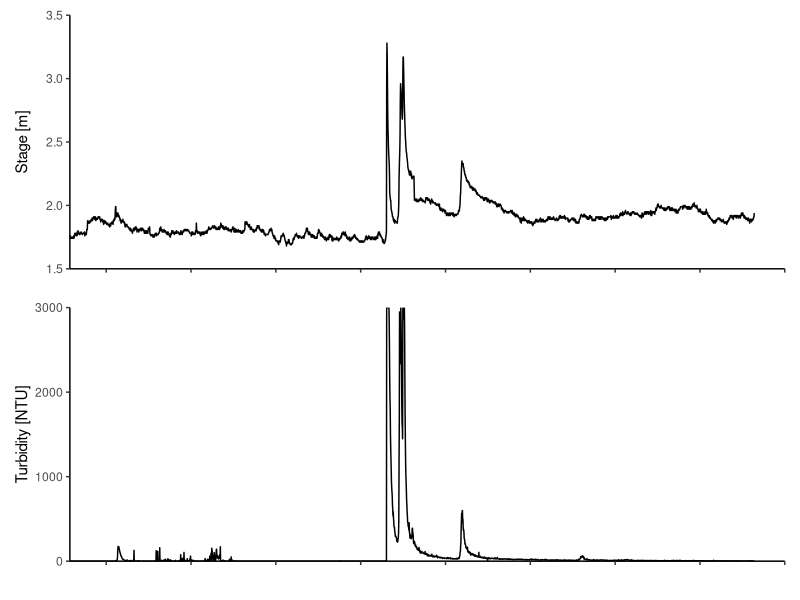

Source code (R): (Note: this script raises an error after producing the figure.)
###############################################
##
## Script name: 1_WQ_Data.R
##
## Goal: Visualize WQ time-series during the "first flush".
##
## Note: See https://github.com/RMBond/ScottCreek-WY21_CZUFire_Poster for project information.
##
###############################################

#Load packages
library(ggplot2)
library(dplyr)
library(lubridate)
library(patchwork)
library(xts)

#1. Read in the data ####

# wq.dat <- read.csv("Data/Scott_Creek_Weir_Hydrolab_20210303.csv", sep = ",", header = T) #Initial water qualiy test dataset.

wq.dat <- read.csv("Data/Scott_Creek_Weir_Hydrolab_20210413.csv", sep = ",", header = T) #Minor QC water qualiy dataset. 2729 obs 56 var.

#2. Do some data wrangling ####

wq <- wq.dat %>% #Start formatting columns into r "tidy" structure.
  mutate(Date = mdy(Date)) %>% #R sees dates as Year-Month-Day this tells it where to get that info from the date column.
  mutate(Time = hms(Time)) %>% # Tells r this column is Hours:Min:Sec
  mutate(TS = as.POSIXct(Date + Time)) %>% #making a new column with timestamp by combining Date and Time
  select(Date, TS, Temp_C, TurbSC_NTU, Dep100_m, pH, Sal_ppt, LDO_mg_l)#pair down dataset to what we need


#Check the data structure
#Note: Date = format Date and TS = format POSIXct (time series). Everything else should be numbers.

str(wq)

#3. Make individual plots ####

#Set data limits - This will help cut the time series to the dates we want to look at.
limits = as.POSIXct(c("2021-01-01 00:00:00", "2021-03-01 00:00:00"))


#* Water Depth Plot ####

depth.plot <- ggplot(wq, aes(x = TS, y = Dep100_m)) +
  geom_line() +
  scale_x_datetime(name = "",
                   date_breaks = "1 week", date_labels = ("%b %d"),
                   limits = limits, expand = c(0,0)) +
  scale_y_continuous(name = "Stage [m]", limits = c(1.5, 3.5), expand = c(0,0)) +
  theme_classic() +
  theme(axis.text.x = element_blank())


#* Turbidity Plot ####

turb.plot <- ggplot(wq, aes(x = TS, y = TurbSC_NTU)) +
  geom_line() +
  scale_x_datetime(name = "",
                   date_breaks = "1 week", date_labels = ("%b %d"),
                   limits = limits, expand = c(0,0)) +
  scale_y_continuous(name = "Turbidity [NTU]", limits = c(0, 3000), expand = c(0,0)) +
  theme_classic() +
  theme(axis.text.x = element_blank())

#* pH Plot ####

pH.plot <- ggplot(wq, aes(x = TS, y = pH)) +
  geom_line() +
  scale_x_datetime(name = "",
                   date_breaks = "1 week", date_labels = ("%b %d"),
                   limits = limits, expand = c(0,0)) +
  scale_y_continuous(name = "pH", limits = c(7, 8)) +
  theme_classic()

#* DO Plot ####

do.plot <- ggplot(wq, aes(x = TS, y = LDO_mg_l)) +
  geom_line() +
  scale_x_datetime(name = "",
                   date_breaks = "1 week", date_labels = ("%b %d"),
                   limits = limits, expand = c(0,0)) +
  scale_y_continuous(name = "DO [mg/L]", limits = c(8.5, 12.1)) +
  theme_classic()

#* Temperature Plot ####

temp.plot <- ggplot(wq, aes(x = TS, y = Temp_C)) +
  geom_line() +
  scale_x_datetime(name = "",
                   date_breaks = "1 week", date_labels = ("%b %d"),
                   limits = limits, expand = c(0,0)) +
  scale_y_continuous(name = "Temperature [*C]", limits = c(6.5, 25.5)) +
  theme_classic()

#* Salinity Plot ####
# NOTE: not much to see since its freshwater the whole time.

# sal.plot <- ggplot(wq, aes(x = TS, y = Sal_ppt)) +
#   geom_line() +
#   scale_x_datetime(name = "",
#                    date_breaks = "1 week", date_labels = ("%b %d"),
#                    limits = limits, expand = c(0,0)) +
#   scale_y_continuous(name = "Salinity [ppt]", limits = c(8.5, 12.1)) +
# theme_classic()


#4. Milti-plot output####

#Using the "Patchwork" package to pull individual plots together into one multi-plot
#Note te notation below only works with patchwork. 

# depth.plot / turb.plot / pH.plot / do.plot / temp.plot

depth.plot / turb.plot 

#Save the output
#Note: its a good practice to keep the ggsave function "commented out" so you do not override preivious files.

# ggsave("Figures/WQ_20210413_6x4.jpg", width = 6, height = 4, units = "in", dpi = 650, device = "jpg")


#4. pH Daily summary####

ph.dat <- read.csv("Data/pH_20210413.csv", sep = ",", header = T) #pH dataset only


ph <- ph.dat %>% #Start formatting columns into r "tidy" structure.
  mutate(Date = mdy(Date)) %>% #R sees dates as Year-Month-Day this tells it where to get that info from the date column.
  mutate(Time = hms(Time)) %>% # Tells r this column is Hours:Min:Sec
  mutate(TS = as.POSIXct(Date + Time)) %>%  #making a new column with timestamp by combining Date and Time
  select(Date, TS, pH)

str(ph)

#Calculate the daily pH statistics using the eXtensible Time Series package
library(xts) # package helps with time-based data classes.

ph.xts <- as.xts(ph[,3], order.by = as.Date(ph[,2], format = '%Y-%m-%d %H:%M')) #creates an xts object

# Daily Stats
d.mean <- apply.daily(ph.xts, mean) # Daily mean
d.mean.out <- mean(apply.daily(ph.xts, mean)) 
d.min <- apply.daily(ph.xts, min) # Daily min
d.min.out <- min(apply.daily(ph.xts, min))
d.max <- apply.daily(ph.xts, max) # Daily max
d.max.out <- max(apply.daily(ph.xts, max))

ph.summary <- bind_cols(
                        fortify(d.mean), #Note:Fortify is from the ggplot 2 package and makes the xts object into a df
                        fortify(d.max),
                        fortify(d.min)) %>%
             mutate(Date = Index...1) %>% 
             select(-Index...1, -Index...3, -Index...5)

str(ph.summary)


pH.daily.plot <- ggplot(ph.summary, aes(x = Date, y = d.mean)) +
  geom_line() +
  scale_x_datetime(name = "",
                   date_breaks = "1 week", date_labels = ("%b %d"),
                   limits = limits, expand = c(0,0)) +
  scale_y_continuous(name = "pH", limits = c(7.2, 8), expand = c(0,0)) +
  theme_classic()

depth.plot / turb.plot / pH.daily.plot

# ggsave("Figures/WQ_20210413_B_6x6.jpg", width = 6, height = 6, units = "in", dpi = 650, device = "jpg")

#5. Precipitation Bar graph####

precip.dat <- read.csv("Data/Precip_20210414.csv", sep = ",", header = T) #Daily precipitation dataset. 60 obs 2 var

precip <- precip.dat %>% 
  mutate(Date = mdy(Date)) %>% 
  mutate(Date2 = as.POSIXct(Date)) %>% 
  mutate(rain_cm = Inches * 2.54)

str(precip)

#bar graph
precip.daily.plot <- ggplot(precip, aes(x = Date2, y = rain_cm)) +
  geom_col(fill = "black") +
  scale_x_datetime(name = "",
                   date_breaks = "1 week", date_labels = ("%b %d"),
                   limits = limits, expand = c(0,0)) +
  scale_y_continuous(name = "Precipitation [cm]", limits = c(0, 8), expand = c(0,0)) +
  theme_classic() +
  theme() +
  theme(axis.text.x = element_blank())


precip.daily.plot / depth.plot / turb.plot / pH.daily.plot

# ggsave("Figures/WQ_20210413_C_6x7.jpg", width = 6, height = 7, units = "in", dpi = 650, device = "jpg")
